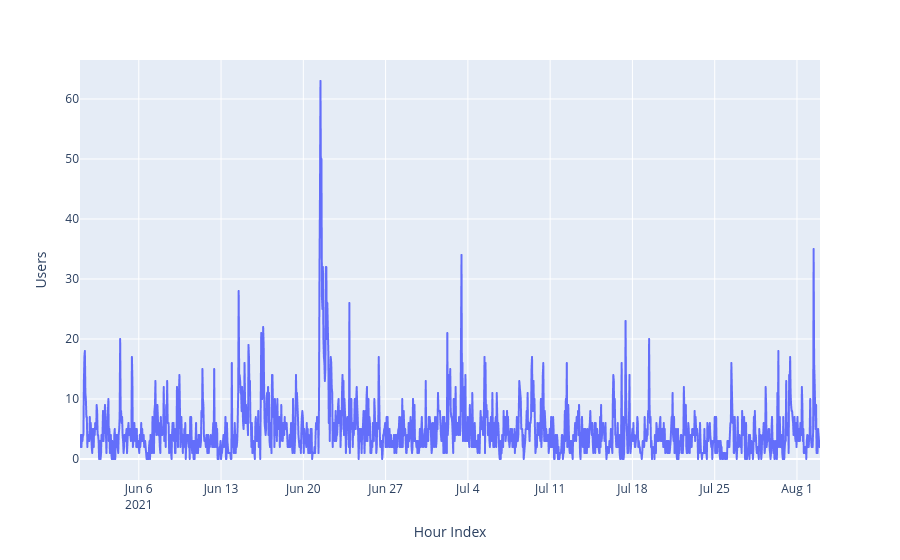

Source (notebook cell):
### Code cell
fig = px.line(df, x="Hour Index", y="Users")
fig

### Figure 1 — Plotly figure (JSON) as saved in the notebook; plotly's stock layout.template omitted (floating-point values rounded to 4 significant figures; data arrays with more than 128 entries replaced by an {"elided": "..."} marker saying what was removed)
{"data": [{"hovertemplate": "Hour Index=%{x}<br>Users=%{y}<extra></extra>", "legendgroup": "", "line": {"color": "#636efa", "dash": "solid"}, "mode": "lines", "name": "", "showlegend": false, "type": "scattergl", "x": {"elided": "1512 str values"}, "xaxis": "x", "y": {"elided": "1512 int values"}, "yaxis": "y"}], "layout": {"legend": {"tracegroupgap": 0}, "margin": {"t": 60}, "xaxis": {"anchor": "y", "domain": [0, 1], "title": {"text": "Hour Index"}}, "yaxis": {"anchor": "x", "domain": [0, 1], "title": {"text": "Users"}}}}
